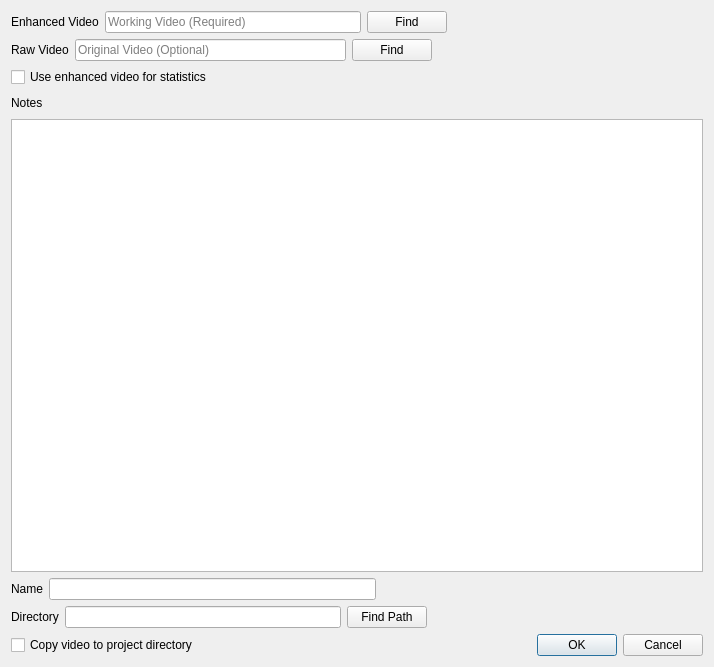
<?xml version="1.0" encoding="UTF-8"?>
<ui version="4.0">
 <class>ProjectStartDialog</class>
 <widget class="QDialog" name="ProjectStartDialog">
  <property name="geometry">
   <rect>
    <x>0</x>
    <y>0</y>
    <width>714</width>
    <height>667</height>
   </rect>
  </property>
  <property name="windowTitle">
   <string>New Project</string>
  </property>
  <layout class="QVBoxLayout" name="verticalLayout_2">
   <item>
    <layout class="QHBoxLayout" name="horizontalLayout_4">
     <item>
      <widget class="QLabel" name="label_3">
       <property name="text">
        <string>Enhanced Video</string>
       </property>
      </widget>
     </item>
     <item>
      <widget class="QLineEdit" name="_enhancedVideo">
       <property name="toolTip">
        <string>&lt;html&gt;&lt;head/&gt;&lt;body&gt;&lt;p&gt;The video on which CrystalGrowthTracker will run.&lt;/p&gt;&lt;/body&gt;&lt;/html&gt;</string>
       </property>
       <property name="text">
        <string/>
       </property>
       <property name="placeholderText">
        <string>Working Video (Required)</string>
       </property>
      </widget>
     </item>
     <item>
      <widget class="QPushButton" name="_enhancedVidPushButton">
       <property name="text">
        <string>Find</string>
       </property>
      </widget>
     </item>
     <item>
      <spacer name="horizontalSpacer_4">
       <property name="orientation">
        <enum>Qt::Horizontal</enum>
       </property>
       <property name="sizeHint" stdset="0">
        <size>
         <width>40</width>
         <height>20</height>
        </size>
       </property>
      </spacer>
     </item>
    </layout>
   </item>
   <item>
    <layout class="QHBoxLayout" name="horizontalLayout_6">
     <item>
      <widget class="QLabel" name="label_5">
       <property name="text">
        <string>Raw Video</string>
       </property>
      </widget>
     </item>
     <item>
      <widget class="QLineEdit" name="_rawVideo">
       <property name="toolTip">
        <string>&lt;html&gt;&lt;head/&gt;&lt;body&gt;&lt;p&gt;If required the original non-enhanced video.&lt;/p&gt;&lt;/body&gt;&lt;/html&gt;</string>
       </property>
       <property name="text">
        <string/>
       </property>
       <property name="placeholderText">
        <string>Original Video (Optional)</string>
       </property>
      </widget>
     </item>
     <item>
      <widget class="QPushButton" name="_rawVidPushButton">
       <property name="text">
        <string>Find</string>
       </property>
      </widget>
     </item>
     <item>
      <spacer name="horizontalSpacer_6">
       <property name="orientation">
        <enum>Qt::Horizontal</enum>
       </property>
       <property name="sizeHint" stdset="0">
        <size>
         <width>40</width>
         <height>20</height>
        </size>
       </property>
      </spacer>
     </item>
    </layout>
   </item>
   <item>
    <layout class="QHBoxLayout" name="horizontalLayout_7">
     <item>
      <widget class="QCheckBox" name="_statisticsFromEnhancedVideo">
       <property name="text">
        <string>Use enhanced video for statistics</string>
       </property>
      </widget>
     </item>
     <item>
      <spacer name="horizontalSpacer_7">
       <property name="orientation">
        <enum>Qt::Horizontal</enum>
       </property>
       <property name="sizeHint" stdset="0">
        <size>
         <width>40</width>
         <height>20</height>
        </size>
       </property>
      </spacer>
     </item>
    </layout>
   </item>
   <item>
    <layout class="QVBoxLayout" name="verticalLayout">
     <item>
      <layout class="QHBoxLayout" name="horizontalLayout_5">
       <item>
        <widget class="QLabel" name="label_4">
         <property name="text">
          <string>Notes</string>
         </property>
        </widget>
       </item>
       <item>
        <spacer name="horizontalSpacer_5">
         <property name="orientation">
          <enum>Qt::Horizontal</enum>
         </property>
         <property name="sizeHint" stdset="0">
          <size>
           <width>40</width>
           <height>20</height>
          </size>
         </property>
        </spacer>
       </item>
      </layout>
     </item>
     <item>
      <widget class="QPlainTextEdit" name="_notesEdit"/>
     </item>
    </layout>
   </item>
   <item>
    <layout class="QHBoxLayout" name="horizontalLayout_2">
     <item>
      <widget class="QLabel" name="label">
       <property name="text">
        <string>Name</string>
       </property>
      </widget>
     </item>
     <item>
      <widget class="QLineEdit" name="_projName">
       <property name="toolTip">
        <string>&lt;html&gt;&lt;head/&gt;&lt;body&gt;&lt;p&gt;Project name.&lt;/p&gt;&lt;/body&gt;&lt;/html&gt;</string>
       </property>
      </widget>
     </item>
     <item>
      <spacer name="horizontalSpacer_2">
       <property name="orientation">
        <enum>Qt::Horizontal</enum>
       </property>
       <property name="sizeHint" stdset="0">
        <size>
         <width>40</width>
         <height>20</height>
        </size>
       </property>
      </spacer>
     </item>
    </layout>
   </item>
   <item>
    <layout class="QHBoxLayout" name="horizontalLayout_3">
     <item>
      <widget class="QLabel" name="label_2">
       <property name="text">
        <string>Directory</string>
       </property>
      </widget>
     </item>
     <item>
      <widget class="QLineEdit" name="_projDir">
       <property name="toolTip">
        <string>&lt;html&gt;&lt;head/&gt;&lt;body&gt;&lt;p&gt;The location in which the project directory, holding the results, will be created.&lt;/p&gt;&lt;/body&gt;&lt;/html&gt;</string>
       </property>
       <property name="text">
        <string/>
       </property>
       <property name="placeholderText">
        <string/>
       </property>
      </widget>
     </item>
     <item>
      <widget class="QPushButton" name="_dirPushButton">
       <property name="text">
        <string>Find Path</string>
       </property>
      </widget>
     </item>
     <item>
      <spacer name="horizontalSpacer_3">
       <property name="orientation">
        <enum>Qt::Horizontal</enum>
       </property>
       <property name="sizeHint" stdset="0">
        <size>
         <width>40</width>
         <height>20</height>
        </size>
       </property>
      </spacer>
     </item>
    </layout>
   </item>
   <item>
    <layout class="QHBoxLayout" name="horizontalLayout">
     <item>
      <widget class="QCheckBox" name="_copyCheckBox">
       <property name="text">
        <string>Copy video to project directory</string>
       </property>
       <property name="checked">
        <bool>false</bool>
       </property>
      </widget>
     </item>
     <item>
      <spacer name="horizontalSpacer">
       <property name="orientation">
        <enum>Qt::Horizontal</enum>
       </property>
       <property name="sizeHint" stdset="0">
        <size>
         <width>40</width>
         <height>20</height>
        </size>
       </property>
      </spacer>
     </item>
     <item>
      <widget class="QDialogButtonBox" name="_buttonBox">
       <property name="standardButtons">
        <set>QDialogButtonBox::Cancel|QDialogButtonBox::Ok</set>
       </property>
      </widget>
     </item>
    </layout>
   </item>
  </layout>
 </widget>
 <resources/>
 <connections>
  <connection>
   <sender>_enhancedVidPushButton</sender>
   <signal>clicked()</signal>
   <receiver>ProjectStartDialog</receiver>
   <slot>find_enhanced_video_file()</slot>
   <hints>
    <hint type="sourcelabel">
     <x>407</x>
     <y>30</y>
    </hint>
    <hint type="destinationlabel">
     <x>356</x>
     <y>351</y>
    </hint>
   </hints>
  </connection>
  <connection>
   <sender>_rawVidPushButton</sender>
   <signal>clicked()</signal>
   <receiver>ProjectStartDialog</receiver>
   <slot>find_raw_video_file()</slot>
   <hints>
    <hint type="sourcelabel">
     <x>418</x>
     <y>75</y>
    </hint>
    <hint type="destinationlabel">
     <x>356</x>
     <y>351</y>
    </hint>
   </hints>
  </connection>
  <connection>
   <sender>_dirPushButton</sender>
   <signal>clicked()</signal>
   <receiver>ProjectStartDialog</receiver>
   <slot>find_project_dir()</slot>
   <hints>
    <hint type="sourcelabel">
     <x>393</x>
     <y>627</y>
    </hint>
    <hint type="destinationlabel">
     <x>356</x>
     <y>351</y>
    </hint>
   </hints>
  </connection>
  <connection>
   <sender>_buttonBox</sender>
   <signal>accepted()</signal>
   <receiver>ProjectStartDialog</receiver>
   <slot>make_project()</slot>
   <hints>
    <hint type="sourcelabel">
     <x>530</x>
     <y>672</y>
    </hint>
    <hint type="destinationlabel">
     <x>356</x>
     <y>351</y>
    </hint>
   </hints>
  </connection>
  <connection>
   <sender>_buttonBox</sender>
   <signal>rejected()</signal>
   <receiver>ProjectStartDialog</receiver>
   <slot>close()</slot>
   <hints>
    <hint type="sourcelabel">
     <x>530</x>
     <y>672</y>
    </hint>
    <hint type="destinationlabel">
     <x>356</x>
     <y>351</y>
    </hint>
   </hints>
  </connection>
 </connections>
</ui>
